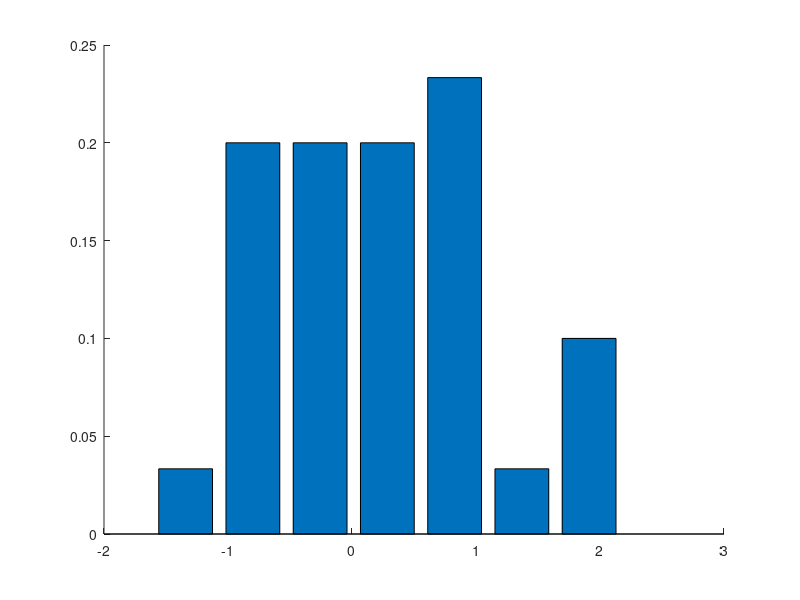

MATLAB code for this plot: (Note: this script raises an error after producing the figure.)
% Illustrate the robustness of the t-distribution compared to the Gaussian.
% Written by Matthew Dunham
function gaussVsStudentOutlierDemo()


warning('off','stats:tlsfit:IterOrEvalLimit');

n = 30;
seed = 8; randn('state',seed);
data = randn(n,1);
outliers = [8 ; 8.75 ; 9.5];
nn = length(outliers);
nbins = 7;

figure;
plotHist(data,nbins,n);
plotPDFs(data,0);
printPmtkFigure('gaussVsT')

figure;
plotHist(data,nbins,n+nn);
plotHist(outliers,nn,n+nn);
plotPDFs([data ; outliers],0);
printPmtkFigure('gaussVsToutlier')

%%
% Bucket the data into nbins, divide the size of each bin by norm and plot
% the normalized histogram. 
function plotHist(data,nbins,norm)
    hold on;
    [counts, locations] = hist(data,nbins);
    sCounts = counts ./ norm;
    bar(locations,sCounts);
end
%%
% Fit and plot normal and t distributions. t-distribution MLEs on Gaussian
% generated data might not converge since the optimal value for the degrees
% of freedom -> infinity, (i.e. a Gaussian). In such cases, set useNormMLE
% to 1 to use a sufficiently large value for the dof to approximate a
% Gaussian. 
function plotPDFs(data,useNormMLE)
    Xbar = mean(data);
    sigma = std(data);
    gauss = @(X)normpdf(X,Xbar,sigma);
    if(useNormMLE)
        sT = @(X) studentPdf(X,Xbar,sigma,100); 
    else
        %MLEs = mle(data,'distribution','tlocationscale'); %stats toolbox
        %mu = MLEs(1); sigma = MLEs(2); dof = MLEs(3)
        % use pmtk's EM algorithm
        [mu, sigma2, dof] = mvtFitEcme(data);
        sigma = sqrt(sigma2);
        sT = @(X)exp(studentLogpdf(X,mu, sigma, dof));
    end
    hold on;
    x = (-5:0.01:10)';
    h(1) = plot(x,gauss(x),'k:','LineWidth',3);
    h(2) = plot(x,sT(x),'r-','LineWidth',3);
    axis([-5,10,0,0.5]);
    set(gca,'YTick',0:0.1:0.5);
    legend(h, 'gaussian', 'student T')
end


end
